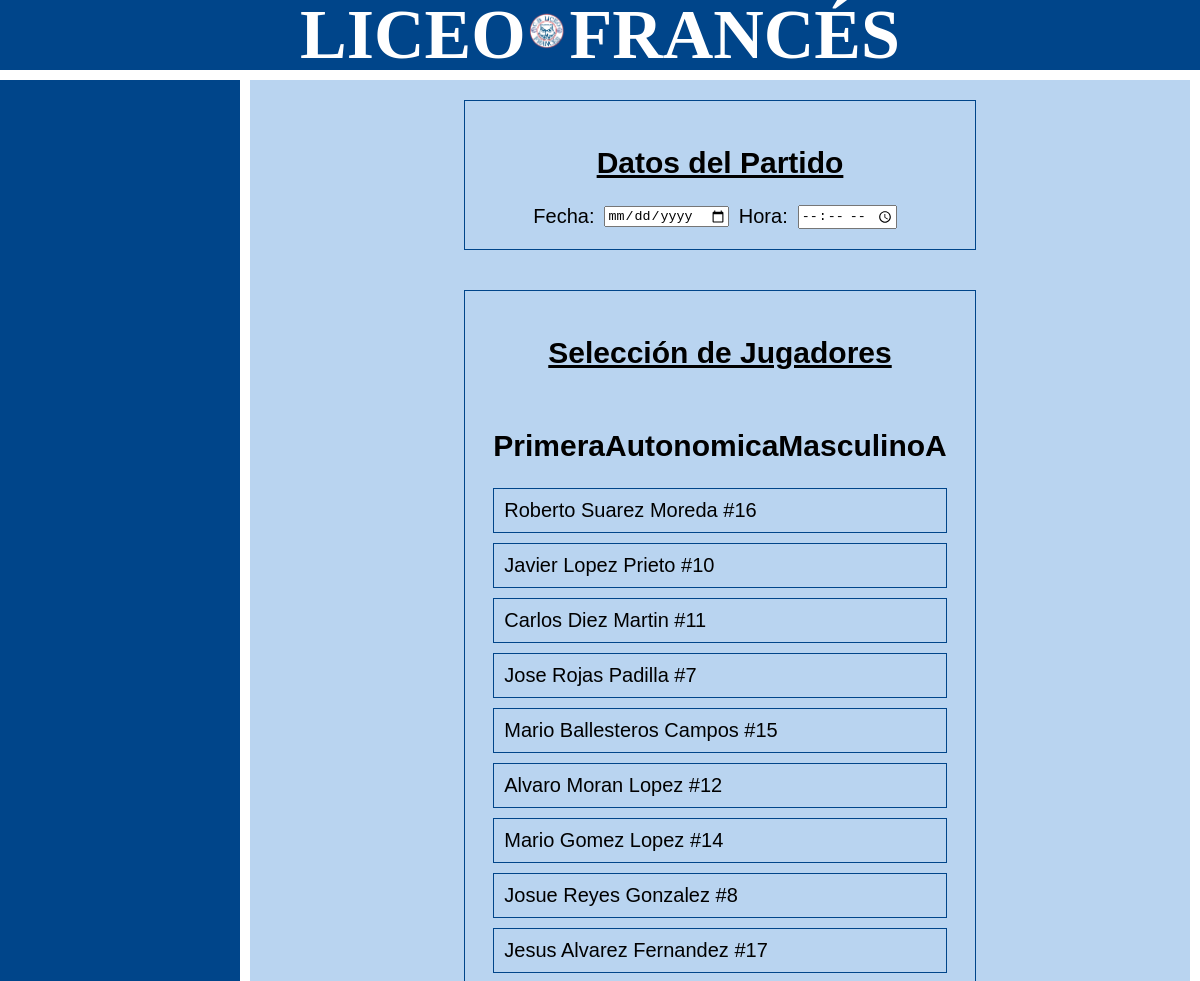
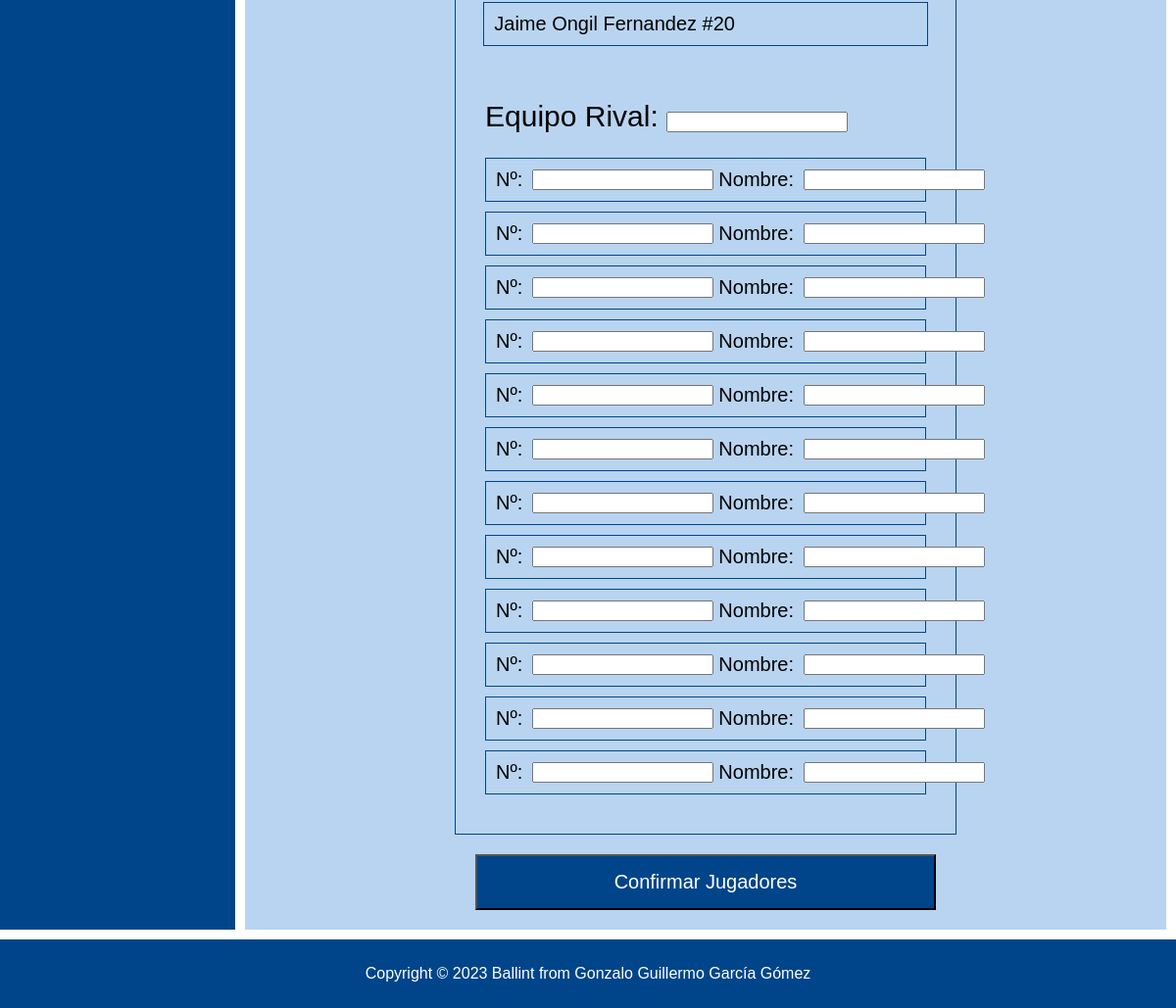
/seleccion_jugadores.php?idEquipo=PrimeraAutonomicaMasculinoA, run on the app's committed database (2 pictures, top to bottom).
### tables this page shows
CREATE TABLE `jugadores` (
  `id` int(11) NOT NULL,
  `user` varchar(50) DEFAULT NULL,
  `nombre` varchar(50) NOT NULL,
  `apellido1` varchar(50) NOT NULL,
  `apellido2` varchar(50) NOT NULL,
  `numero` int(2) DEFAULT NULL,
  `PJ` int(5) NOT NULL,
  `MT` int(10) NOT NULL,
  `TIT` int(5) NOT NULL,
  `SUP` int(5) NOT NULL,
  `MSMS` float NOT NULL,
  `T2A` int(5) NOT NULL,
  `T2F` int(5) NOT NULL,
  `T3A` int(5) NOT NULL,
  `T3F` int(5) NOT NULL,
  `TLA` int(5) NOT NULL,
  `TLF` int(5) NOT NULL,
  `FLH` int(5) NOT NULL,
  `FLR` int(5) NOT NULL,
  `TEC` int(11) NOT NULL,
  `RBO` int(5) NOT NULL,
  `RBD` int(5) NOT NULL,
  `ROB` int(5) NOT NULL,
  `TAP` int(5) NOT NULL,
  `PRD` int(5) NOT NULL,
  `AST` int(5) NOT NULL,
  `PTQ1` int(11) NOT NULL DEFAULT 0,
  `PTQ2` int(11) NOT NULL DEFAULT 0,
  `PTQ3` int(11) NOT NULL DEFAULT 0,
  `PTQ4` int(11) NOT NULL DEFAULT 0,
  `PTQE` int(11) NOT NULL DEFAULT 0
);

### seleccion_jugadores.php (called while the page is built, shortened)
<?php
    $idEquipoLocal = $_GET['idEquipo'] ?? null;
    $formulario = new es\ucm\fdi\FormularioSeleccionJugadores($idEquipoLocal);
    $FormularioSeleccionJugadores = $formulario->gestiona();
    require __DIR__.'/includes/vistas/plantilla.php';
?>

### includes/Equipo.php (called while the page is built, shortened)
<?php
class Equipo{
    public static function getidEquipo($equipo_id){
        $conn = Aplicacion::getInstance()->getConexionBd();
        $query = sprintf("SELECT id FROM equipos WHERE id_equipo = '%s'", $conn->real_escape_string($equipo_id));
        $rs = $conn->query($query);
        $result = false;
        if ($rs) {
            $fila = $rs->fetch_assoc();
            if ($fila) {
                $result = $fila['id'];
            }
        } else {
            error_log("Error BD ({$conn->errno}): {$conn->error}");
        }
        return $result;
    }
    public static function getJugadoresEquipo($equipo_id){
        $id_equipo = self::getidEquipo($equipo_id);
        $conn = Aplicacion::getInstance()->getConexionBd();
        $query = sprintf("
        SELECT jugadores.id AS jugador_id, user, nombre, apellido1, apellido2, numero
        FROM jugadores
        WHERE jugadores.user IN (
            SELECT user FROM credenciales WHERE id IN (
                SELECT usuario_id FROM usuarios_equipos WHERE equipo_id = '%s'
            )
            )
        ", $id_equipo);
        $rs = $conn->query($query);
        $result = false;
        $jugadores = array();
            if ($rs) {
                $i = 0;
                while ($row = $rs->fetch_assoc()) {
                    $jugadores[$i] = array(
                        'user' => $row['user'],
                        'nombre' => $row['nombre'],
                        'apellido1' => $row['apellido1'],
                        'apellido2' => $row['apellido2'],
                        'numero' => $row['numero']
                    );
                    $i++;
                }
                $result = $jugadores;
            } else {
                error_log("Error BD ({$conn->errno}): {$conn->error}");
            }
        return $result;
    }
}
?>

### includes/formularios/FormularioSeleccionJugadores.php (the view, shortened to what this page needs)
<?php
class FormularioSeleccionJugadores extends Formulario{
    private $idEquipo;
    public function __construct($idEquipo) {
        $this->idEquipo = $idEquipo;
    }
    protected function generaCamposFormulario(&$datos){
        $html = "";
        $htmlErroresGlobales = self::generaListaErroresGlobales($this->errores);
        $erroresCampos = self::generaErroresCampos(['seleccion_fecha', 'seleccion_hora','equipo_rival','numero','nombre'], $this->errores, 'span', array('class' => 'error'));
        $jugadores = Equipo::getJugadoresEquipo($this->idEquipo);
        $html .= <<<EOF
        <div class="seleccionDatosPartido">
            <h1>Datos del Partido</h1>
            <div>
                <label for="seleccion_fecha">Fecha:</label>
                <input type="date" id="seleccion_fecha" name="seleccion_fecha">
                {$erroresCampos['seleccion_fecha']}
                <label for="seleccion_hora">Hora:</label>
                <input type="time" id="seleccion_hora" name="seleccion_hora">
                {$erroresCampos['seleccion_hora']}
            </div>
        </div>
            <div class="seleccionJugadores">
            $htmlErroresGlobales
                <h1>Selección de Jugadores</h1>
                <div class="columna-izquierda">
                    <h2>$this->idEquipo</h2>
                    <table>
                        <tbody>
        EOF;
                    $contador = 1;
                    foreach ($jugadores as $jugador) {
                        $html .= "<tr>";
                        $html .= "<td>";
                        $html .= "<div class='jugador-caja'>";
                        $html .= "<input type='checkbox' name='seleccionados[]' value='" . $jugador['user']. "' id='jugador_$contador'>";
                        $html .= "<label class='jugador-label' for='jugador_$contador'>";
                        $html .= $jugador['nombre'] . " " . $jugador['apellido1'] . " " .  $jugador['apellido2'] . " #" .  $jugador['numero'];
                        $html .= "</label>";
                        $html .= "</div>";
                        $html .= "</td>";
                        $html .= "</tr>";
                        $contador++;
                    }
                    $html .= <<<EOF
                        </tbody>
                    </table>
                </div>
                <div class="columna-derecha">
                    <div class="equipoRival">
                        <label for="equipo_rival">Equipo Rival:</label>
                        <input type="text" id="equipo_rival" name="equipo_rival">
                        {$erroresCampos['equipo_rival']}
                    </div>
                EOF;
                $html .="{$erroresCampos['numero']}";
                $html .="{$erroresCampos['nombre']}";
                for ($i = 0; $i < 12; $i++) {
                    $html .= "<div class='playerVisit'>";
                    $html .= "<div class='input-block'>";
                    $html .= "<label for='numero$i'>Nº:</label>";
                    $html .= "<input type='text' name='numero$i' id='numero$i'>";
                    $html .= "</div>";
                    $html .= "<div class='input-block'>";
                    $html .= "<label for='nombre$i'>Nombre:</label>";
                    $html .= "<input type='text' name='nombre$i' id='nombre$i'>";
                    $html .= "</div>";
                    $html .= "</div>";
                }
                $html .= "<input type='hidden' name='idEquipo' value='" . $this->idEquipo . "'>";
                $html .= <<<EOF
            </div>
        </div>
            <button class="aceptarJugadores" type="submit" name="aceptar">Confirmar Jugadores</button>
        EOF;
        return $html;
    }
}

### styles/main.css (style rules this page uses)
main#Log article h1 { text-align: center; }
.seleccionDatosPartido { display: flex; flex-direction: column; text-align: center; padding: 20px; border: 1px solid #00458a; margin: auto; width: 50%; }
.seleccionDatosPartido div { display: flex; align-items: center; justify-content: center; }
.seleccionDatosPartido h1 { text-decoration: underline; }
.seleccionDatosPartido input { width: auto; margin: 0px 10px; align-items: center; justify-content: center; }
.seleccionDatosPartido { margin-top:20px; margin-bottom: 20px; }
.seleccionJugadores { display: flex; align-items: flex-start; justify-content: center; flex-wrap: wrap; padding: 20px; border: 1px solid #00458a; width: 50%; margin: auto; min-height: 30%; margin-top: 20px; }
.seleccionJugadores h1 { width: 100%; text-align: center; text-decoration: underline; }
.columna-izquierda, .columna-derecha { flex: 1; padding: 10px; box-sizing: border-box; }
.columna-izquierda td, .columna-izquierda tr { padding: 0; margin:0; }
.columna-izquierda table { width: 100%; border-collapse: collapse; border-spacing: 0; }
.columna-derecha { width: 100%; }
.playerVisit { border: 1px solid #00458a; padding: 10px; margin: 10px 0px; cursor: pointer; transition: background-color 0.3s, box-shadow 0.3s; }
.jugador-caja { border: 1px solid #00458a; padding: 10px; margin-top: 0; margin-bottom: 10px; cursor: pointer; transition: background-color 0.3s, box-shadow 0.3s; }
.jugador-label, .playerVisit label { cursor: pointer; }
.playerVisit { display: flex; align-items: center; }
.input-block { display: flex; align-items: center; margin-right: 5px; }
.input-block label { margin-right: 10px; }
.equipoRival { margin: 24.9px 0px; font-size: 30px; }
.aceptarJugadores { display: flex; justify-content: center; margin: auto; margin-top: 20px; margin-bottom: 20px; width: 50%; padding: 15px; background-color: #00458a; transition: background-color 0.3s ease; text-align: center; font-family: Arial, Helvetica, sans-serif; text-decoration: none; color: white; font-size: 20px; }

### styles/body.css (style rules this page uses)
body { margin:0px; min-height:100vh; width: 100%; height: 100%; font-family: Helvetica; background-color: #00458a; }

### data on the page
jugadores: value "Roberto Suarez Moreda #16"
jugadores: value "Javier Lopez Prieto #10"
jugadores: value "Carlos Diez Martin #11"
jugadores: value "Jose Rojas Padilla #7"
jugadores: value "Mario Ballesteros Campos #15"
jugadores: value "Alvaro Moran Lopez #12"
jugadores: value "Mario Gomez Lopez #14"
jugadores: value "Josue Reyes Gonzalez #8"
jugadores: value "Jesus Alvarez Fernandez #17"
jugadores: value "Jaime Ongil Fernandez #20"

### other printed values
$this->idEquipo "PrimeraAutonomicaMasculinoA"
